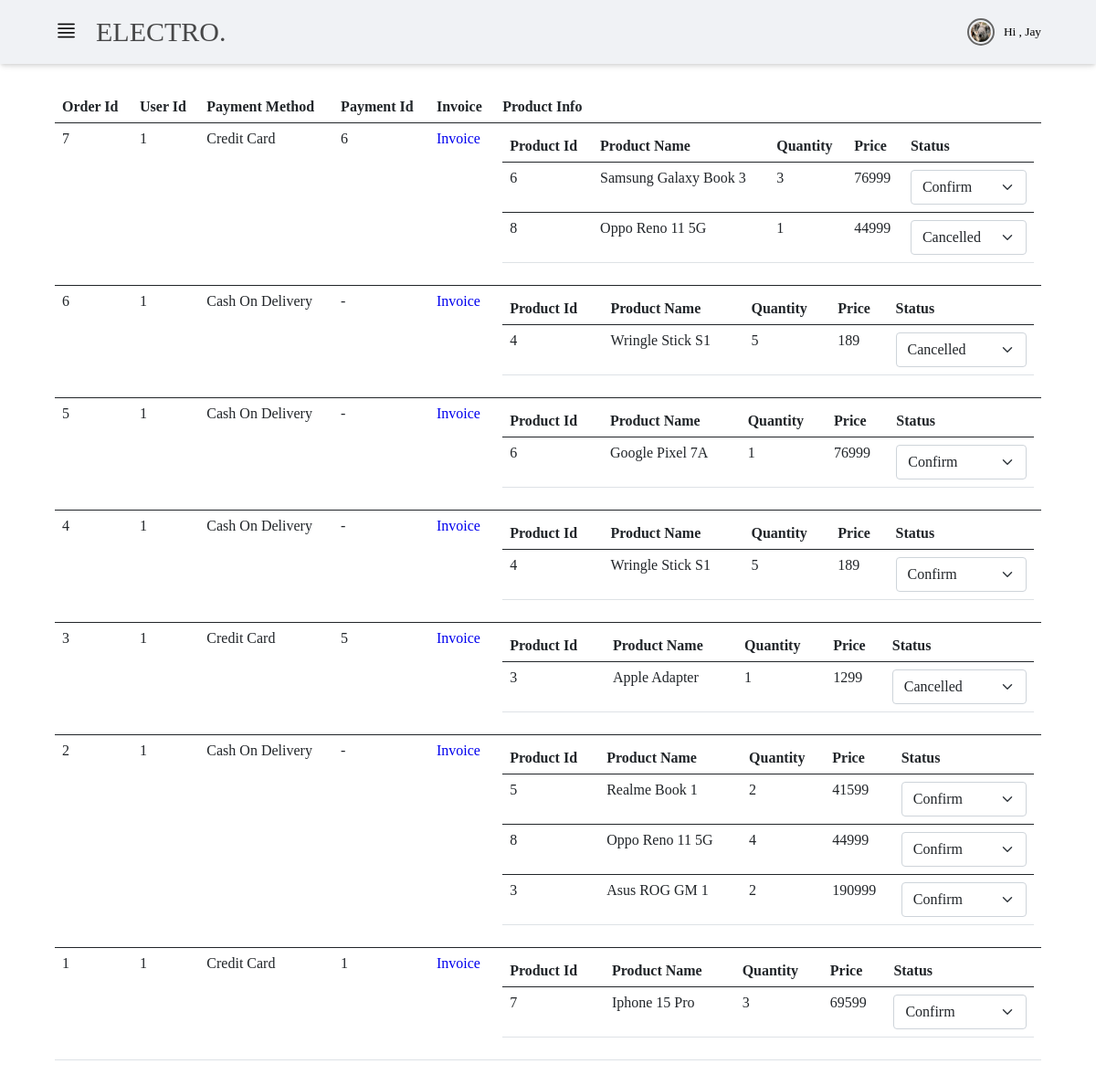
The app's page /Admin/orders.php (signed in) with its own data.
### tables this page shows
CREATE TABLE `order_user` (
  `order_id` int(225) NOT NULL,
  `user_id` int(255) NOT NULL,
  `order_Date_Time` date NOT NULL,
  `payment_method` varchar(255) NOT NULL,
  `payment_id` int(255) NOT NULL
);

CREATE TABLE `register` (
  `user_id` int(50) NOT NULL,
  `name` varchar(255) NOT NULL,
  `mobile_no` bigint(255) NOT NULL,
  `email_id` varchar(255) NOT NULL,
  `address` varchar(255) NOT NULL,
  `city` varchar(50) NOT NULL,
  `pin_code` int(10) NOT NULL,
  `password` varchar(50) NOT NULL
);

CREATE TABLE `laptop` (
  `product_id` int(255) NOT NULL,
  `category_id` int(11) DEFAULT NULL,
  `brand_name` varchar(255) NOT NULL,
  `product_name` varchar(255) NOT NULL,
  `image` varchar(255) NOT NULL,
  `quantity` int(255) NOT NULL,
  `processer` varchar(255) NOT NULL,
  `graphics_card` varchar(255) NOT NULL,
  `front_camera` varchar(255) NOT NULL,
  `battery` varchar(255) NOT NULL,
  `display` varchar(255) NOT NULL,
  `ram` varchar(255) NOT NULL,
  `rom` varchar(255) NOT NULL,
  `price` int(255) NOT NULL,
  `discount_price` int(255) NOT NULL
);

CREATE TABLE `order_item` (
  `order_id` int(225) NOT NULL,
  `product_id` int(255) NOT NULL,
  `tableName` varchar(255) NOT NULL,
  `Quantity` int(255) NOT NULL,
  `price` int(255) NOT NULL,
  `status` varchar(255) NOT NULL
);

CREATE TABLE `mobile` (
  `product_id` int(255) NOT NULL,
  `category_id` int(11) DEFAULT NULL,
  `brand_name` varchar(255) NOT NULL,
  `product_name` varchar(255) NOT NULL,
  `image` varchar(255) NOT NULL,
  `quantity` int(255) NOT NULL,
  `processer` varchar(255) NOT NULL,
  `back_camera` varchar(255) NOT NULL,
  `front_camera` varchar(255) NOT NULL,
  `battery` varchar(255) NOT NULL,
  `display` varchar(255) NOT NULL,
  `ram` varchar(255) NOT NULL,
  `rom` varchar(255) NOT NULL,
  `price` int(255) NOT NULL,
  `discount_price` int(255) NOT NULL
);

CREATE TABLE `accessories` (
  `product_id` int(255) NOT NULL,
  `category_id` int(11) DEFAULT NULL,
  `brand_name` varchar(255) NOT NULL,
  `product_name` varchar(255) NOT NULL,
  `product_type` varchar(255) NOT NULL,
  `image` varchar(255) NOT NULL,
  `quantity` int(255) NOT NULL,
  `price` int(255) NOT NULL,
  `discount_price` int(255) NOT NULL
);

CREATE TABLE `cpu` (
  `product_id` int(255) NOT NULL,
  `category_id` int(11) DEFAULT NULL,
  `brand_name` varchar(255) NOT NULL,
  `product_name` varchar(255) NOT NULL,
  `image` varchar(255) NOT NULL,
  `quantity` int(255) NOT NULL,
  `processer` varchar(255) NOT NULL,
  `graphics_card` varchar(255) NOT NULL,
  `ram` varchar(255) NOT NULL,
  `rom` varchar(255) NOT NULL,
  `price` int(255) NOT NULL,
  `discount_price` int(255) NOT NULL
);

### Admin/orders.php (the view, shortened to what this page needs)
<!DOCTYPE html>
<html lang="en">
<head>
    <link rel="stylesheet" href="css/table.css">
</head>
<body>
<?php
include_once 'header.php';
?>
<section class="home">
    <div class="tab table-responsive">
        <table class="table caption-top">
            <thead>
                <tr>
                    <th>Order Id</th>
                    <th>User Id</th>
                    <th>Payment Method</th>
                    <th>Payment Id</th>
                    <th>Invoice</th>
                    <th>Product Info</th>
                </tr>
            </thead>
            <?php
            $orders="SELECT * FROM `order_user` ORDER BY `order_id` DESC";
            $ordersResult=mysqli_query($conn,$orders);
            if(mysqli_num_rows($ordersResult) > 0){
                while($fetchOrdersResult = mysqli_fetch_assoc($ordersResult)){
                    $userId=$fetchOrdersResult['user_id'];
                    $users="SELECT * FROM `register` where user_id=$userId";
                    $userResult=mysqli_query($conn,$users);
                    if($userResult == true){
                        while($fetchUsersResult = mysqli_fetch_assoc($userResult)){
            ?>
            <tbody>
                <tr>
                    <td><?php echo $fetchOrdersResult['order_id'] ?> </td>
                    <td><?php echo $fetchOrdersResult['user_id'] ?> </td>
                    <td><?php
                    if($fetchOrdersResult['payment_method'] == "COD"){
                        echo "Cash On Delivery";
                    }else{
                        echo $fetchOrdersResult['payment_method'];
                    }
                     ?>
                    </td>
                    <td>
                        <?php
                        if($fetchOrdersResult['payment_method'] == "COD"){
                            echo "-";
                        }else{
                            echo $fetchOrdersResult['payment_id'];
                        }
                        ?>
                    </td>
                    <td><a href="invoice.php?orderId=<?php echo $fetchOrdersResult['order_id'] ?>">Invoice</a></td>
                    <td>
                        <table class="table">
                            <thead>
                                <th>Product Id</th>
                                <th>Product Name</th>
                                <th>Quantity</th>
                                <th>Price</th>
                                <th>Status</th>
                            </thead>
                            <?php
                            $orderId=$fetchOrdersResult['order_id'];
                            $orderItem="SELECT * FROM `order_item` WHERE `order_id`=$orderId";
                            $orderItemResult=mysqli_query($conn,$orderItem);
                            if($orderItemResult == true){
                                while($fetchOrderItemResult=mysqli_fetch_assoc($orderItemResult)){
                                    $productId=$fetchOrderItemResult['product_id'];
                                    $tableName=$fetchOrderItemResult['tableName'];
                                    $product="SELECT * FROM $tableName WHERE `product_id` = $productId";
                                    $productResult=mysqli_query($conn,$product);
                                    if($productResult == true){
                                        while($fetchProductResult= mysqli_fetch_assoc($productResult)){
                                            ?>
                                            <tbody class="align-middle">
                                                <td><?php echo $fetchProductResult['product_id']; ?></td>
                                                <td class="name"><?php echo $fetchProductResult['product_name'];  ?></td>
                                                <td><?php echo $fetchOrderItemResult['Quantity'];?></td>
                                                <td><?php echo $fetchOrderItemResult['price']; ?></td>
                                                <td>
                                                    <select class="custom_select findstatus form-select" name="" id="" data-orderId="<?php echo $fetchOrderItemResult['order_id']?>" data-userId="<?php echo $userId?>" data-tableName="<?php echo $tableName ?>"data-productId="<?php echo $productId; ?>" >
                                                    <option value="" style="display:none;"><?php echo $fetchOrderItemResult['status'] ?></option>
                                                </select>
                                                </td>
                                            </tbody>
                                            <?php
                                        }
                                    }
                                }
                            }
                            ?>
                        </table>
                    </td>
                </tr>
            </tbody>
            <?php
                        }
                    }
                }
            }else{
                ?>
                <tr>
                    <td colspan="7">No Order Available</td>
                </tr>
                <?php
            }
            ?>
        </table>
    </div>
</section>
</body>
</html>

### Admin/header.php (shortened to what this page needs)
<?php
include_once 'pages/connection.php';
if (!isset($_SESSION['adminId'])) {
    header('Location:Login/index.php');
} else {
    $adminId = $_SESSION['adminId'];
}
?>
<!DOCTYPE html>
<html lang="en">
<head>
    <link rel="stylesheet" href="bootstrap-icons/bootstrap-icons.css">
    <link rel="stylesheet" href="css/header.css">
</head>
<body>
    <header>
        <div class="headContent">
            <div class="logo">
                <div class="sideOpen">
                    <button onclick="sideOpen()"><i class="icon_open bi-justify"></i></button>
                </div>
                <div id="logo"><a href="index.php" style="text-transform:Uppercase;">Electro.</a></div>
            </div>
            <div class="profile">
                <div class="profile_icon">
                    <?php
                    if (!isset($_SESSION['adminId'])) {
                    ?>
                        <i class="bi-person"></i>
                    <?php
                    } else {
                        $userXX = mysqli_query($conn,"SELECT * FROM `admin` WHERE `admin_id`=$adminId");
                        $fetchUserXX = mysqli_fetch_assoc($userXX);
                    ?>
                        <img src="Login/<?php echo $fetchUserXX['image'] ?>">
                        <button>Hi ,&nbsp;<?php echo $fetchUserXX['fname'] ?></button>
                    <?php
                    }
                    ?>
                </div>
            </div>
        </div>
    </header>
</body>
</html>

### Admin/css/table.css (style rules this page uses)
section { width: 90%; margin: 100px auto; }
.table { --bs-table-bg: transparent; --bs-table-accent-bg: transparent; --bs-table-striped-color: #212529; --bs-table-striped-bg: rgba(0, 0, 0, 0.05); --bs-table-active-color: #212529; --bs-table-active-bg: rgba(0, 0, 0, 0.1); --bs-table-hover-color: #212529; --bs-table-hover-bg: rgba(0, 0, 0, 0.075); width: 100%; margin-bottom: 1rem; color: #212529; vertical-align: top; border-color: #dee2e6; }
.table> :not(caption)>*>* { padding: 0.5rem 0.5rem; background-color: var(--bs-table-bg); border-bottom-width: 1px; box-shadow: inset 0 0 0 9999px var(--bs-table-accent-bg); }
.table>tbody { vertical-align: inherit; }
.table>thead { vertical-align: bottom; }
.table> :not(:last-child)> :last-child>* { border-bottom-color: currentColor; }
select { margin: 0; font-family: inherit; font-size: inherit; line-height: inherit; }
select { text-transform: none; }
table { caption-side: bottom; border-collapse: collapse; }
th { text-align: inherit; text-align: -webkit-match-parent; }
thead, tbody, tfoot, tr, td, th { border-color: inherit; border-style: solid; border-width: 0; }
.form-select { display: block; width: 100%; padding: 0.375rem 2.25rem 0.375rem 0.75rem; -moz-padding-start: calc(0.75rem - 3px); font-size: 1rem; font-weight: 400; line-height: 1.5; color: #212529; background-color: #fff; background-repeat: no-repeat; background-position: right 0.75rem center; background-size: 16px 12px; border: 1px solid #ced4da; border-radius: 0.25rem; transition: border-color 0.15s ease-in-out, box-shadow 0.15s ease-in-out; -webkit-appearance: none; -moz-appearance: none; appearance: none; }
.caption-top { caption-side: top; }
.table-responsive { overflow-x: auto; -webkit-overflow-scrolling: touch; }

### Admin/css/header.css (style rules this page uses)
* { margin: 0; padding: 0; box-sizing: border-box; font-family: 'Rubik'; }
a { text-decoration: none; }
header { width: 100%; height: 70px; background-color: #F0F2F5; position: fixed; top: 0; display: flex; align-items: center; box-shadow: rgba(0,0,0,0.1)0px 4px 6px -1px,rgba(0,0,0,0.1) 0px 2px 4px -1px; }
.headContent { width: 90%; margin: 0 auto; display: flex; justify-content: space-between; align-items: center; padding: 15px 0; }
.logo { display: flex; align-items: center; gap: 20px; }
.logo #logo a { color: black; font-size: 30px; opacity: 0.7; }
.profile { height: 60px; }
.profile_icon { height: 100%; }
button { background-color: transparent; border: none; }
.profile_icon { display: flex; gap: 10px; align-items: center; box-sizing: border-box; }
.profile_icon img { border: 2px solid #666; padding: 2px; width: 30px; height: 30px; border-radius: 50%; overflow: hidden; }
.icon_open { color: black; font-size: 25px; }
button { cursor: pointer; }

### Admin/header.php (style rules this page uses)
header { z-index:2; }

### records on screen
order_user: order_id "7", user "1", payment_method "Credit Card", payment "6"
register: shows "Cash On Delivery"
order_item: Quantity "3", price "76999"
laptop: product_id "6", product_name "Samsung Galaxy Book 3", product_id "Confirm"
order_item: Quantity "1", price "44999"
mobile: product_id "8", product_name "Oppo Reno 11 5G", product_id "Cancelled", product_id "Confirm"
order_user: order_id "6", user "1"
order_item: Quantity "5", price "189"
accessories: product_id "4", product_name "Wringle Stick S1", product_id "Cancelled", product_id "Confirm"
order_user: order_id "5", user "1"
order_item: Quantity "1", price "76999"
mobile: product_id "6", product_name "Google Pixel 7A", product_id "Confirm"
order_user: order_id "4", user "1"
order_item: Quantity "5", price "189"
order_user: order_id "3", user "1", payment_method "Credit Card", payment "5"
order_item: Quantity "1", price "1299"
accessories: product_id "3", product_name "Apple Adapter", product_id "Cancelled"
order_user: order_id "2", user "1"
order_item: Quantity "2", price "41599"
laptop: product_id "5", product_name "Realme Book 1", product_id "Confirm"
order_item: Quantity "4", price "44999"
order_item: Quantity "2", price "190999"
cpu: product_id "3", product_name "Asus ROG GM 1", product_id "Confirm"
order_user: order_id "1", user "1", payment_method "Credit Card", payment "1"
order_item: Quantity "3", price "69599"
mobile: product_id "7", product_name "Iphone 15 Pro", product_id "Confirm"

### other values on screen
$fetchUserXX['fname'] "Jay"
